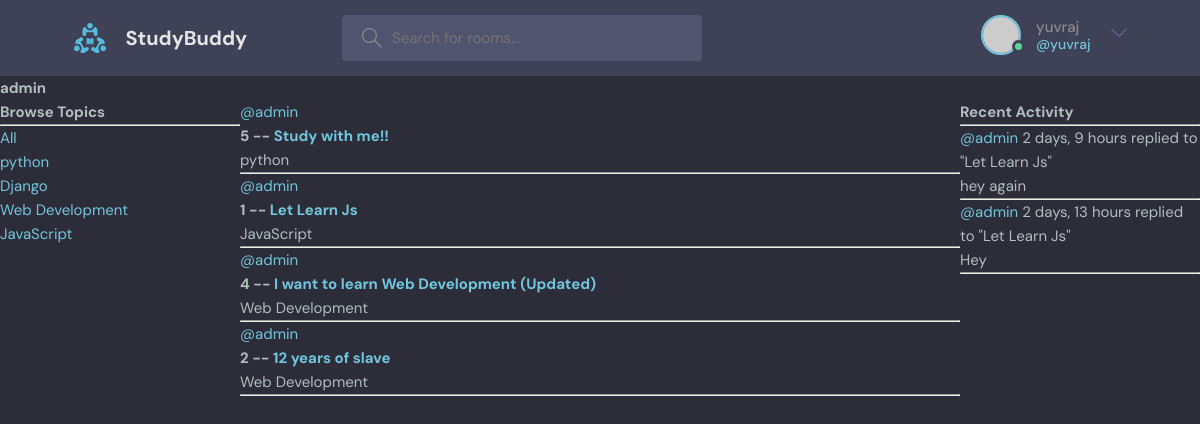
The page /profile/1/ (signed in) on the database its author committed.
### base/models.py (models this page shows, shortened)
class Topic(models.Model):
    name = models.CharField(max_length=200)

class Room(models.Model):
    host = models.ForeignKey(User, on_delete=models.SET_NULL, null=True)
    topic = models.ForeignKey(Topic, on_delete=models.SET_NULL, null=True)
    name = models.CharField(max_length=200)
    description = models.TextField(null=True, blank=True)
    participants = models.ManyToManyField(User, related_name='participants',blank=True)
    updated = models.DateTimeField(auto_now=True)
    created = models.DateTimeField(auto_now_add=True)
    class Meta:
        ordering = ['-updated', '-created']
    def __str__(self):
        return self.name

class Message(models.Model):
    user = models.ForeignKey(User, on_delete=models.CASCADE)
    room = models.ForeignKey(Room, on_delete=models.CASCADE)
    body = models.TextField()
    updated = models.DateTimeField(auto_now=True)
    created = models.DateTimeField(auto_now_add=True)
    class Meta:
        ordering = ['-updated', '-created']
    def __str__(self):
        return self.body[0:50]

### base/views.py (the view)
# urls.py: path('profile/<str:pk>/',views.userProfile, name="user-profile"),
def userProfile(request, pk):
    user = User.objects.get(id=pk)
    rooms = user.room_set.all()
    room_messages = user.message_set.all()
    topics = Topic.objects.all()
    context = {'user': user, 'rooms': rooms, 'room_messages': room_messages, 'topics': topics}
    return render(request, 'base/profile.html', context)

### base/templates/base/profile.html (shortened to what this page needs)
{% extends 'main.html' %}
{% block content %}
<h1>{{user.username}}</h1>
<div class="profile-container">
    <div>
        {% include 'base/topics_component.html' %}
    </div>
    <div>
        {% include 'base/feed_component.html' %}
    </div>
    <div>
        {% include 'base/activity_component.html' %}
    </div>
</div>
{% endblock content %}

### templates/navbar.html (shortened to what this page needs)
{% load static %}
<header class="header header--loggedIn">
    <div class="container">
      <a href="{% url 'home' %}" class="header__logo">
        <img src="{% static 'images/logo.svg' %}" />
        <h1>StudyBuddy</h1>
      </a>
      <form class="header__search" method="GET" action="{% url 'home' %}">
        <label>
          <input name="q" placeholder="Search for rooms..." />
        </label>
      </form>
      <nav class="header__menu">
        {% if request.user.is_authenticated %}
        <div class="header__user">
          <a href="profile.html">
            <div class="avatar avatar--medium active">
              <img src="https://randomuser.me/api/portraits/men/37.jpg" />
            </div>
            <p>{{request.user.username}} <span>@{{request.user.username}}</span></p>
          </a>
          <button class="dropdown-button">
            <svg version="1.1" xmlns="http://www.w3.org/2000/svg" width="32" height="32" viewBox="0 0 32 32">
              <title>chevron-down</title>
              <path d="M16 21l-13-13h-3l16 16 16-16h-3l-13 13z"></path>
            </svg>
          </button>
        </div>
        {% else %}
        <a href="{% url 'login' %}">
          <img src="{% static 'images/avatar--medium.svg' %}" />
          <p>Login</p>
        </a>
        {% endif %}
      </nav>
    </div>
  </header>

### base/templates/base/topics_component.html
<h3>Browse Topics</h3>
<hr>
<div>
    <a href="{% url 'home' %}">All</a>
</div>
{% for topic in topics %}
    <div>
        <a href="{% url 'home' %}?q={{topic.name}}">{{topic.name}}</a>
    </div>
{% endfor %}

### base/templates/base/feed_component.html (shortened to what this page needs)
{% for room in rooms %}
<div>
    <a href="{% url 'user-profile' room.host.id %}">@{{room.host.username}}</a>
    <h5>{{room.id}} -- <a href="{% url 'room' room.id %}">{{room.name}}</a></h5>
    <small>{{room.topic.name}}</small>
    <hr>
</div>
{% endfor %}

### base/templates/base/activity_component.html (shortened to what this page needs)
<h3>Recent Activity</h3>
<hr>
{% for message in room_messages %}
    <div>
        <small><a href="{% url 'user-profile' message.user.id %}">@{{message.user}}</a> {{message.created|timesince}}</small>
        <small>replied to "{{message.room}}"</small>
        <p>{{message}}</p>
        <hr>
    </div>
{% endfor %}

### static/styles/style.css (style rules this page uses)
:root { --color-main: #71c6dd; --color-main-light: #e1f6fb; --color-dark: #3f4156; --color-dark-medium: #51546e; --color-dark-light: #696d97; --color-light: #e5e5e5; --color-gray: #8b8b8b; --color-light-gray: #b2bdbd; --color-bg: #2d2d39; --color-success: #5dd693; --color-error: #fc4b0b; }
* { font-family: "DM Sans", -apple-system, BlinkMacSystemFont, "Segoe UI", Roboto, Oxygen, Ubuntu, Cantarell, "Open Sans", "Helvetica Neue", sans-serif; margin: 0; padding: 0; box-sizing: border-box; text-rendering: optimizeLegibility; font-size: inherit; }
html { font-size: 56.25%; }
@media only screen and (min-width: 1200px) { html { font-size: 62.5%; } }
body { line-height: 1.6; font-weight: 400; font-size: 1.5rem; color: var(--color-light-gray); background-color: var(--color-bg); min-height: 100vh; }
img { width: 100%; }
a { display: inline-block; color: var(--color-main); text-decoration: none; }
.container { max-width: 120rem; width: 90%; margin: auto; }
.avatar { position: relative; display: inline-block; border-radius: 50%; border: 2px solid var(--color-main); }
.avatar img { display: block; border-radius: 50%; object-fit: cover; object-position: center; }
.avatar::after { content: ""; display: block; position: absolute; background-color: var(--color-gray); z-index: 111; border-radius: 50%; border: 0.3rem solid var(--color-dark); }
.avatar.active::after { background-color: var(--color-success); }
.avatar.avatar--medium img { width: 3.6rem; height: 3.6rem; border-radius: 50%; }
.avatar.avatar--medium:after { width: 0.7rem; height: 0.7rem; bottom: 0px; right: -6px; }
.header { padding: 1.5rem; background-color: var(--color-dark); }
.header > .container { display: flex; gap: 9.5rem; }
.header__logo, .header__user { display: flex; gap: 2rem; align-items: center; }
.header__logo > img { height: 3.2rem; width: 3.2rem; }
.header__logo > h1 { font-weight: 700; font-size: 2rem; color: var(--color-light); }
.header__search > label { background-color: var(--color-dark-medium); padding: 1.3rem 1rem; display: flex; align-items: center; gap: 1rem; border-radius: 4px; }
.header__search svg { fill: var(--color-gray); width: 2rem; height: 2rem; margin-left: 1rem; }
.header__search input { width: 30rem; background: transparent; border: none; outline: none; color: var(--color-light); }
.header__menu { margin-left: auto; position: relative; }
.header__menu a { display: flex; gap: 1.5rem; align-items: center; font-weight: 500; text-decoration: none; color: var(--color-gray); }
.header__menu img { height: 3.6rem; }
.header__menu p { line-height: 1.2; }
.header__menu span { color: var(--color-main); font-weight: 500; font-size: 1.4rem; display: block; }
.header__menu svg { width: 1.6rem; height: 1.6rem; fill: var(--color-dark-light); }
.dropdown-button { background: transparent; border: 0; outline: 0; cursor: pointer; }

### base/templates/base/profile.html (style rules this page uses)
.profile-container { display: grid; grid-template-columns: 1fr 3fr 1fr; }

### rows shown on the page
Topic: name "python"
Topic: name "Django"
Topic: name "Web Development"
Topic: name "JavaScript"
Room: host.username "admin", id "5", name "Study with me!!", topic.name "python"
Room: host.username "admin", id "1", name "Let Learn Js", topic.name "JavaScript"
Room: host.username "admin", id "4", name "I want to learn Web Development (Updated)", topic.name "Web Development"
Room: host.username "admin", id "2", name "12 years of slave", topic.name "Web Development"
Message: user "admin", created "2 days, 9 hours", room "Let Learn Js", body "hey again"
Message: user "admin", created "2 days, 13 hours", room "Let Learn Js", body "Hey"

### other values the page prints
{{ request.user.username }} "yuvraj"
{{ user.username }} "admin"
